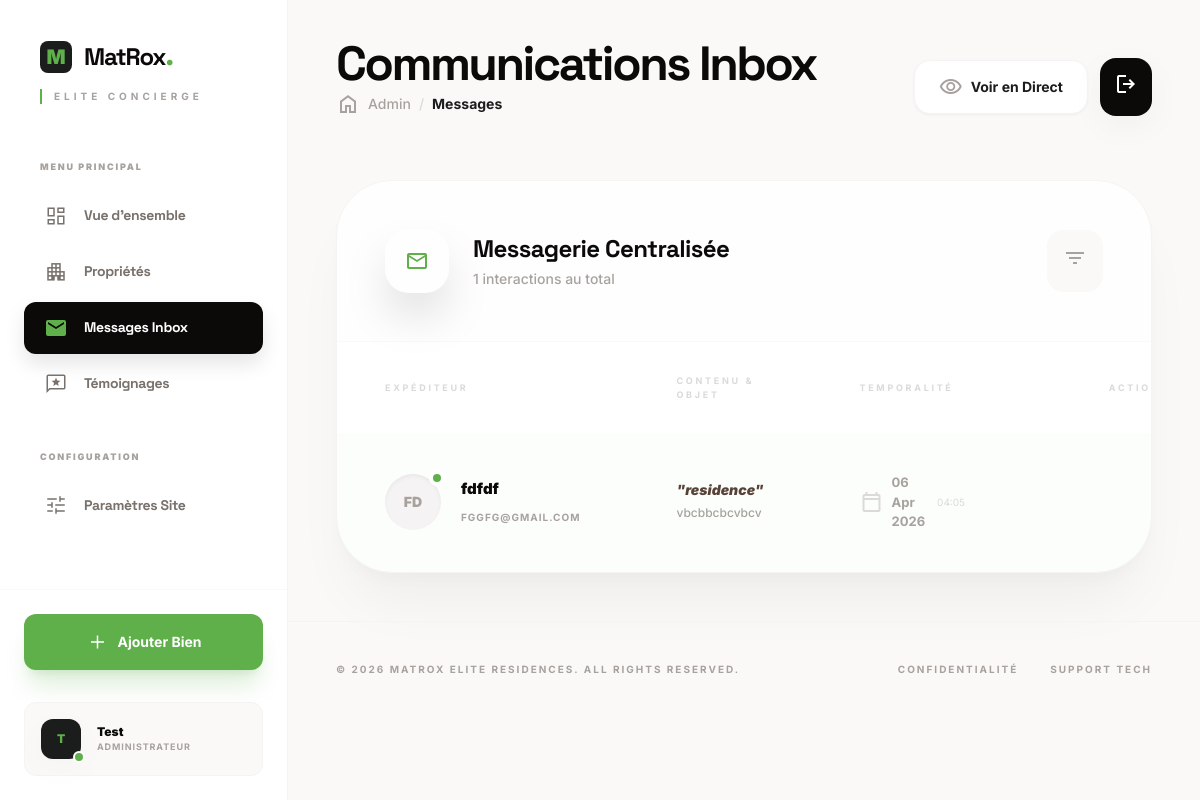
Page /admin-dashboard/messages/ (signed in) on the committed database.
### core/models.py (models this page shows, shortened)
class SentinelBaseModel(TimeStampedModel, ActivatorModel):
    id = models.UUIDField(
        default=uuid.uuid4,
        primary_key=True,
        unique=True,
        null=False,
        blank=False,
        editable=False,
    )
    is_deleted = models.BooleanField(_("supprimé"), default=False)
    metadata = models.JSONField(_("métadonnées"), default=dict, null=True, blank=True)
    author = models.CharField(_("auteur"), max_length=255, null=True, blank=True)
    class Meta:
        abstract = True
        ordering = ("created",)

class ContactMessage(SentinelBaseModel):
    full_name = models.CharField(_("Nom complet"), max_length=255)
    email = models.EmailField(_("Email"))
    phone = models.CharField(_("Téléphone"), max_length=50, blank=True)
    subject = models.CharField(_("Sujet"), max_length=255)
    message = models.TextField(_("Message"))
    is_read = models.BooleanField(_("Lu"), default=False)
    class Meta:
        verbose_name = _("Message de contact")
        verbose_name_plural = _("Messages de contact")
        ordering = ("-created",)

### core/views.py (the view)
# urls.py: path('admin-dashboard/messages/', views.DashboardMessageListView.as_view(), name='dashboard_message_list'),
class DashboardMessageListView(LoginRequiredMixin, SuperuserRequiredMixin, ListView):
    model = ContactMessage
    template_name = 'dashboard/message_list.html'
    ordering = '-created'

### core/views.py (called while the page is built)
    def test_func(self):
        return self.request.user.is_superuser

### templates/dashboard/message_list.html (shortened to what this page needs)
{% extends 'dashboard/dashboard_base.html' %}
{% block breadcrumb %}Messages{% endblock %}
{% block header_title %}Communications Inbox{% endblock %}
{% block content %}
    <div class="bg-white rounded-[3.5rem] shadow-premium border border-stone-100 overflow-hidden mt-6">
        <div class="p-12 border-b border-stone-50 flex flex-col md:flex-row md:items-center justify-between gap-6 bg-stone-50/20">
            <div class="flex items-center gap-6">
                <div class="w-16 h-16 bg-matrox-dark rounded-3xl flex items-center justify-center shadow-2xl">
                    <span class="material-symbols-outlined text-primary text-3xl">mail</span>
                </div>
                <div>
                    <h4 class="text-2xl font-headline font-black text-stone-950 tracking-tight">Messagerie Centralisée</h4>
                    <p class="text-sm text-stone-400 font-medium mt-1">{{ object_list.count }} interactions au total</p>
                </div>
            </div>
            <div class="flex items-center gap-4">
                <button class="p-4 bg-stone-50 text-stone-400 hover:text-stone-900 rounded-2xl transition-all">
                    <span class="material-symbols-outlined">filter_list</span>
                </button>
            </div>
        </div>
        <div class="overflow-x-auto">
            <table class="w-full text-left font-body">
                <thead>
                    <tr class="text-[9px] font-black uppercase tracking-[0.3em] text-stone-300">
                        <th class="px-12 py-8">Expéditeur</th>
                        <th class="px-12 py-8">Contenu & Objet</th>
                        <th class="px-12 py-8">Temporalité</th>
                        <th class="px-12 py-8 text-right">Actions</th>
                    </tr>
                </thead>
                <tbody class="divide-y divide-stone-50">
                    {% for msg in object_list %}
                    <tr class="hover:bg-stone-50/50 transition-all duration-300 group {% if not msg.is_read %}bg-primary/[0.02]{% endif %}">
                        <td class="px-12 py-10">
                            <div class="flex items-center gap-5">
                                <div class="relative">
                                    <div class="w-14 h-14 rounded-full bg-stone-100 flex items-center justify-center text-sm font-black text-stone-400 shadow-inner">
                                        {{ msg.full_name|slice:":2"|upper }}
                                    </div>
                                    {% if not msg.is_read %}
                                    <div class="absolute -top-1 -right-1 w-4 h-4 bg-primary border-4 border-white rounded-full animate-bounce"></div>
                                    {% endif %}
                                </div>
                                <div class="space-y-0.5">
                                    <span class="text-[15px] font-black text-stone-950 block">{{ msg.full_name }}</span>
                                    <span class="text-[10px] text-stone-400 font-bold uppercase tracking-widest">{{ msg.email }}</span>
                                </div>
                            </div>
                        </td>
                        <td class="px-12 py-10">
                            <div class="space-y-1.5 max-w-sm">
                                <span class="text-[14px] font-black text-stone-600 block italic leading-none">"{{ msg.subject }}"</span>
                                <p class="text-[12px] text-stone-400 font-medium truncate leading-relaxed">{{ msg.message }}</p>
                            </div>
                        </td>
                        <td class="px-12 py-10">
                            <div class="flex items-center gap-2 text-stone-400 font-bold text-[13px]">
                                <span class="material-symbols-outlined text-stone-300 text-lg">calendar_today</span>
                                {{ msg.created|date:"d M Y" }}
                                <span class="text-[10px] text-stone-300 font-normal ml-1">{{ msg.created|time:"H:i" }}</span>
                            </div>
                        </td>
                        <td class="px-12 py-10 text-right">
                        </td>
                    </tr>
                    {% endfor %}
                </tbody>
            </table>
        </div>
    </div>
{% endblock %}

### templates/dashboard/includes/sidebar.html (shortened to what this page needs)
{% load static %}
<aside :class="mobileMenuOpen ? 'translate-x-0' : '-translate-x-full lg:translate-x-0'"
       class="h-screen w-72 fixed left-0 top-0 bg-white border-r border-stone-100 flex flex-col transition-transform duration-300 ease-in-out z-[58] lg:z-50">
    <div class="p-10 pb-6">
        <div class="flex items-center gap-3">
            <div class="w-8 h-8 bg-stone-900 rounded-lg flex items-center justify-center">
                <span class="text-primary font-black text-xl">M</span>
            </div>
            <a href="{% url 'home' %}">
                <h1 class="text-2xl font-black text-stone-950 tracking-tighter font-headline">MatRox<span class="text-primary text-3xl leading-none">.</span></h1>
            </a>
        </div>
        <p class="text-stone-400 text-[10px] tracking-[0.4em] uppercase font-bold mt-4 border-l-2 border-primary pl-3">Elite Concierge</p>
    </div>
    <nav class="flex-1 px-6 mt-8 space-y-1 overflow-y-auto">
        <p class="text-[9px] font-black text-stone-400 uppercase tracking-[0.2em] mb-4 px-4">Menu Principal</p>
        <a href="{% url 'admin_dashboard' %}"
           class="flex items-center gap-4 px-5 py-3.5 rounded-xl transition-all duration-300 group {% if request.resolver_match.url_name == 'admin_dashboard' %}sidebar-link-active{% else %}text-stone-500 hover:text-stone-900 hover:bg-stone-50{% endif %}">
            <span class="material-symbols-outlined dashboard-icons text-[20px] select-none">dashboard</span>
            <span class="font-headline font-bold text-[14px] tracking-tight">Vue d'ensemble</span>
        </a>
        <a href="{% url 'dashboard_appartement_list' %}"
           class="flex items-center gap-4 px-5 py-3.5 rounded-xl transition-all duration-300 group {% if 'appartement' in request.path %}sidebar-link-active{% else %}text-stone-500 hover:text-stone-900 hover:bg-stone-50{% endif %}">
            <span class="material-symbols-outlined dashboard-icons text-[20px] select-none">apartment</span>
            <span class="font-headline font-bold text-[14px] tracking-tight">Propriétés</span>
        </a>
        <a href="{% url 'dashboard_message_list' %}"
           class="flex items-center gap-4 px-5 py-3.5 rounded-xl transition-all duration-300 group {% if 'message' in request.path %}sidebar-link-active{% else %}text-stone-500 hover:text-stone-900 hover:bg-stone-50{% endif %}">
            <span class="material-symbols-outlined dashboard-icons text-[20px] select-none">mail</span>
            <span class="font-headline font-bold text-[14px] tracking-tight">Messages Inbox</span>
        </a>
        <a href="{% url 'dashboard_testimonial_list' %}"
           class="flex items-center gap-4 px-5 py-3.5 rounded-xl transition-all duration-300 group {% if 'testimonial' in request.path %}sidebar-link-active{% else %}text-stone-500 hover:text-stone-900 hover:bg-stone-50{% endif %}">
            <span class="material-symbols-outlined dashboard-icons text-[20px] select-none">reviews</span>
            <span class="font-headline font-bold text-[14px] tracking-tight">Témoignages</span>
        </a>
        <p class="text-[9px] font-black text-stone-400 uppercase tracking-[0.2em] mt-10 mb-4 px-4">Configuration</p>
        <a href="{% url 'dashboard_settings' %}"
           class="flex items-center gap-4 px-5 py-3.5 rounded-xl transition-all duration-300 group {% if 'settings' in request.path %}sidebar-link-active{% else %}text-stone-500 hover:text-stone-900 hover:bg-stone-50{% endif %}">
            <span class="material-symbols-outlined dashboard-icons text-[20px] select-none">tune</span>
            <span class="font-headline font-bold text-[14px] tracking-tight">Paramètres Site</span>
        </a>
    </nav>
    <div class="p-6 mt-auto border-t border-stone-50">
        <a href="{% url 'dashboard_appartement_add' %}"
           class="w-full bg-primary hover:bg-stone-900 text-white py-4 px-4 rounded-xl font-bold flex items-center justify-center gap-2 transition-all duration-500 shadow-xl shadow-primary/20 group">
            <span class="material-symbols-outlined dashboard-icons group-hover:rotate-90 transition-transform select-none">add</span>
            <span class="text-sm">Ajouter Bien</span>
        </a>
        <div class="mt-8 flex items-center gap-4 p-4 bg-stone-50 rounded-xl border border-stone-100">
            <div class="relative">
                <div class="w-10 h-10 rounded-xl bg-stone-900 flex items-center justify-center font-black text-primary text-xs shadow-lg">
                    {{ request.user.username|slice:":1"|upper }}
                </div>
                <div class="absolute -bottom-1 -right-1 w-3 h-3 bg-primary border-2 border-white rounded-full"></div>
            </div>
            <div>
                <p class="text-xs font-black text-stone-950">{{ request.user.username|title }}</p>
                <p class="text-[9px] text-stone-400 font-bold uppercase tracking-widest">Administrateur</p>
            </div>
        </div>
    </div>
</aside>

### rows in the picture
ContactMessage: full_name "FD", is_read False (drawn), full_name "fdfdf", email "FGGFG@GMAIL.COM", subject "residence", message "vbcbbcbcvbcv", created "06 Apr 2026", created "04:05"

### other values in the picture
{{ request.user.username|slice:":1"|upper }} "T"
{{ request.user.username|title }} "Test"
{{ object_list.count }} "1"
